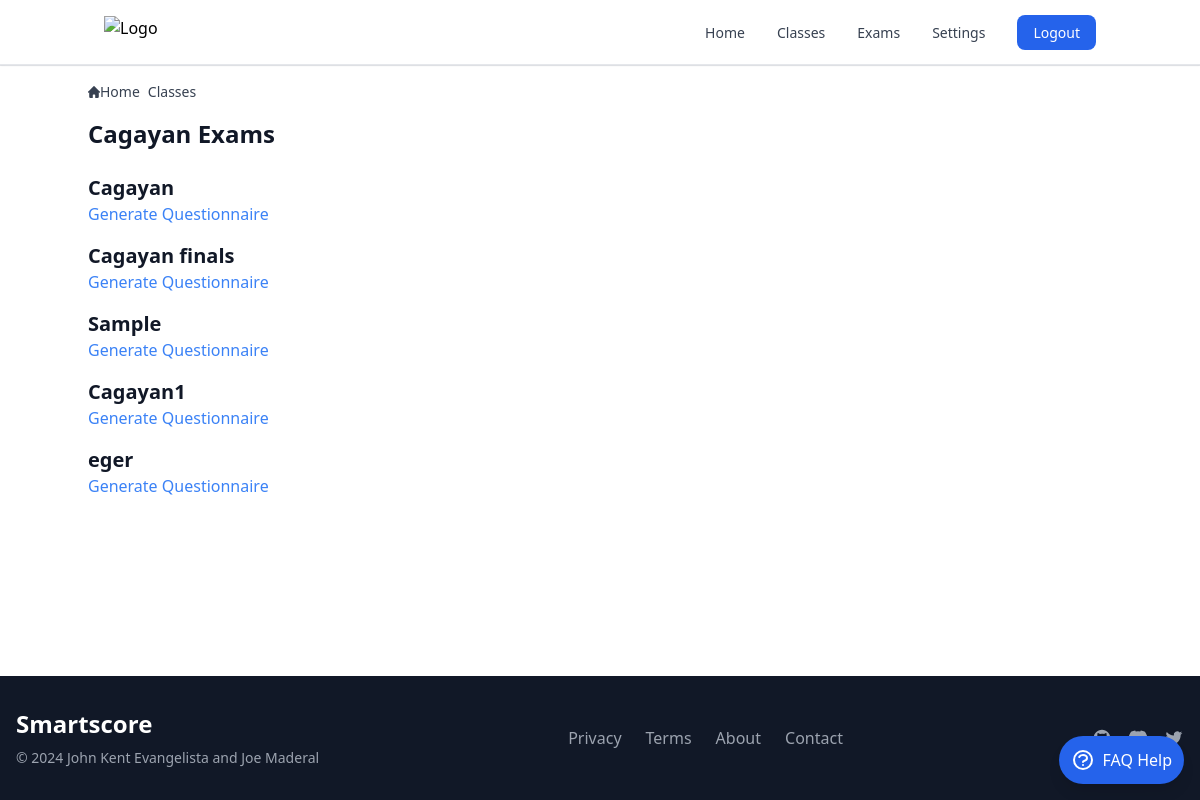
The page /class_exams/13/ (signed in) on the database as committed earlier.
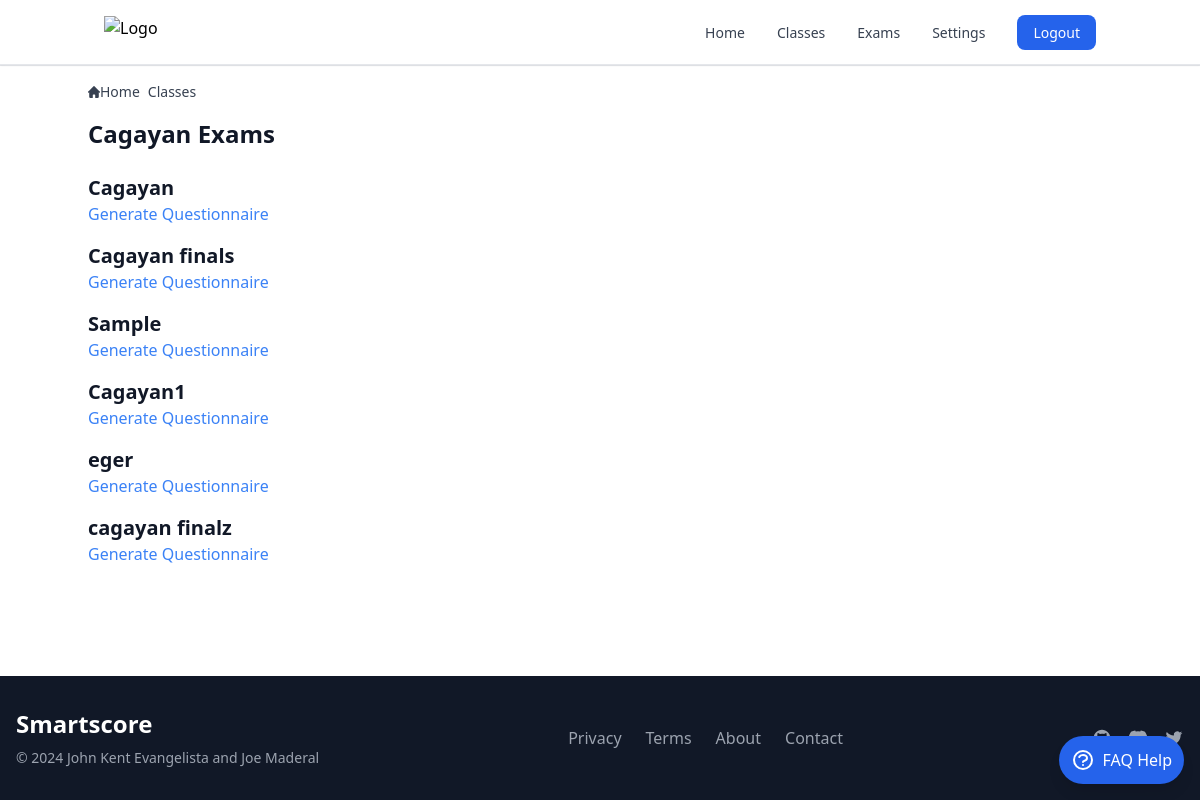
The same page on the database as committed later.
### smartscoreapp/models.py (models this page shows, shortened)
class Exam(models.Model):
    exam_id = models.CharField(max_length=3, unique=True, editable=False)
    name = models.CharField(max_length=50)
    class_assigned = models.ForeignKey(Class, related_name='exams', on_delete=models.SET_NULL, null=True)  # Set to NULL on class deletion
    questions = models.ManyToManyField(Question, related_name='exams')
    set_id = models.CharField(max_length=6, unique=True, blank=True)
    instructions = models.TextField(blank=True, null=True)
    time_limit = models.IntegerField(null=True, blank=True)

### smartscoreapp/views.py (the view)
# urls.py: path('class_exams/<int:class_id>/', class_exams_view, name='class_exams'),
@login_required
def class_exams_view(request, class_id):
    class_instance = get_object_or_404(Class, id=class_id)
    exams = class_instance.exams.all()
    return render(request, 'class_exams.html', {'class_instance': class_instance, 'exams': exams})

### templates/classes/class_exams.html (shortened to what this page needs)
{% extends "base.html" %}
{% block content %}
<nav class="flex mb-4" aria-label="Breadcrumb">
  <ol class="inline-flex items-center space-x-1 md:space-x-2 rtl:space-x-reverse">
    <li class="inline-flex items-center">
      <a href="{% url 'index' %}" class="inline-flex items-center text-sm font-medium text-gray-700 hover:text-blue-600 dark:text-gray-400 dark:hover:text-white">
        Home
      </a>
    </li>
    <li class="inline-flex items-center">
      <a href="{% url 'list_classes' %}" class="inline-flex items-center text-sm font-medium text-gray-700 hover:text-blue-600 dark:text-gray-400 dark:hover:text-white">
        Classes
      </a>
    </li>
  </ol>
</nav>
<h1 class="text-2xl font-semibold text-gray-900 dark:text-white mb-6">{{ class_instance.name }} Exams</h1>
{% for exam in exams %}
  <div class="mb-4">
    <h2 class="text-xl font-semibold text-gray-900 dark:text-white">{{ exam.name }}</h2>
    <a href="{% url 'generate_questionnaire' exam.id student.id %}" class="text-blue-500 hover:underline">Generate Questionnaire</a>
  </div>
{% endfor %}
{% endblock %}

Rows that differ between the two databases and show on the page:
added Exam: name "cagayan finalz"
